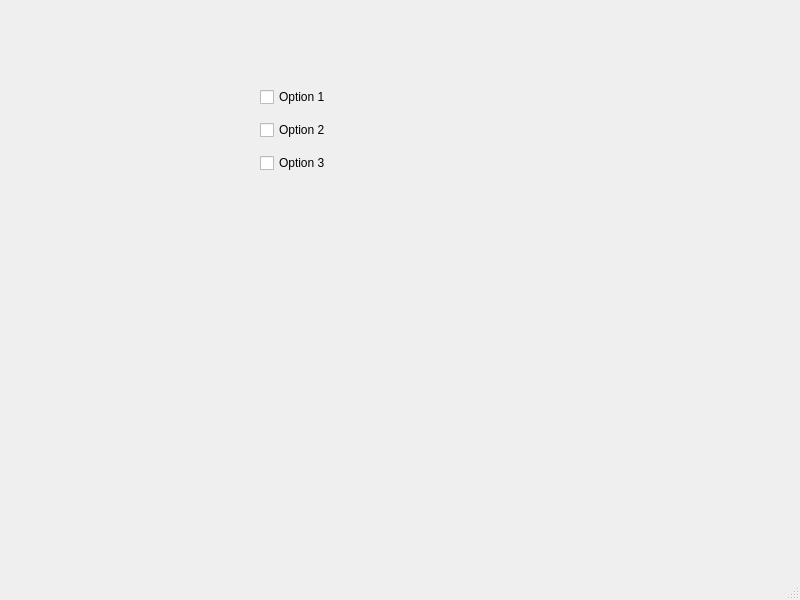
<?xml version="1.0" encoding="UTF-8"?>
<ui version="4.0">
 <class>MainWindow</class>
 <widget class="QMainWindow" name="MainWindow">
  <property name="geometry">
   <rect>
    <x>0</x>
    <y>0</y>
    <width>800</width>
    <height>600</height>
   </rect>
  </property>
  <property name="windowTitle">
   <string>MainWindow</string>
  </property>
  <widget class="QWidget" name="centralwidget">
   <widget class="QWidget" name="">
    <property name="geometry">
     <rect>
      <x>260</x>
      <y>80</y>
      <width>91</width>
      <height>101</height>
     </rect>
    </property>
    <layout class="QVBoxLayout" name="verticalLayout">
     <item>
      <widget class="QCheckBox" name="checkBox_1">
       <property name="text">
        <string>Option 1</string>
       </property>
      </widget>
     </item>
     <item>
      <widget class="QCheckBox" name="checkBox_2">
       <property name="text">
        <string>Option 2</string>
       </property>
      </widget>
     </item>
     <item>
      <widget class="QCheckBox" name="checkBox_3">
       <property name="text">
        <string>Option 3</string>
       </property>
      </widget>
     </item>
    </layout>
   </widget>
  </widget>
  <widget class="QMenuBar" name="menubar">
   <property name="geometry">
    <rect>
     <x>0</x>
     <y>0</y>
     <width>800</width>
     <height>21</height>
    </rect>
   </property>
  </widget>
  <widget class="QStatusBar" name="statusbar"/>
 </widget>
 <resources/>
 <connections/>
</ui>
